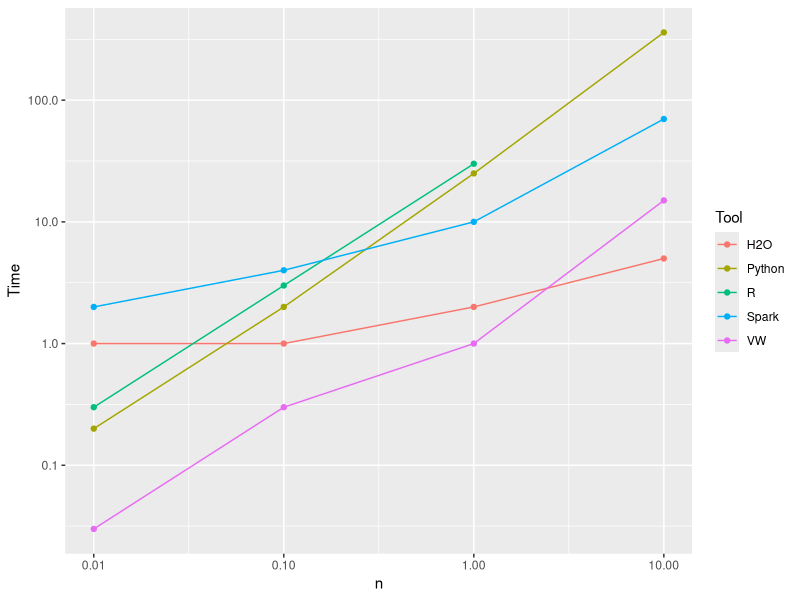
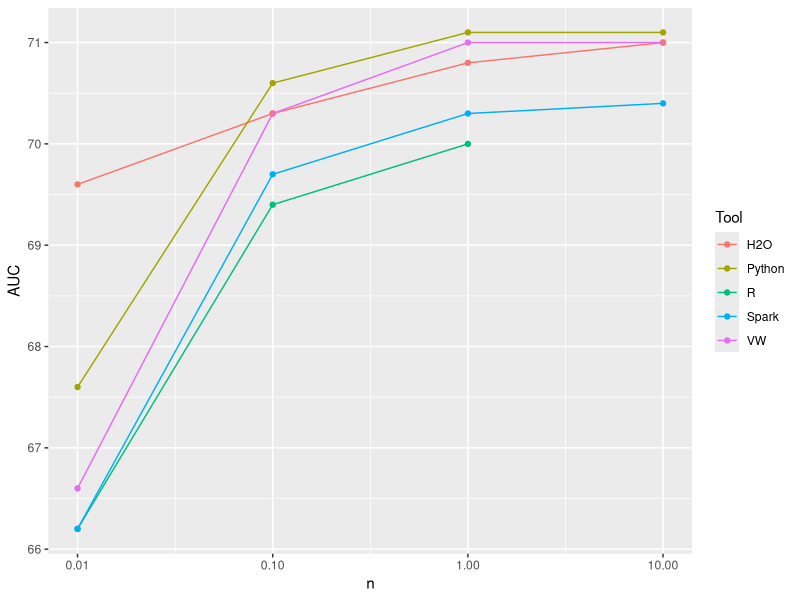

The R script that drew these images, in order:

library(ggplot2)
library(readr)

d <- read_csv("x-run.csv")

ggplot(d, aes(x = n, y = Time, color = Tool)) +
  geom_point() + geom_line() + scale_x_log10(breaks = c(0.01,0.1,1,10)) + scale_y_log10()

ggplot(d, aes(x = n, y = AUC, color = Tool)) +
  geom_point() + geom_line() + scale_x_log10(breaks = c(0.01,0.1,1,10))


